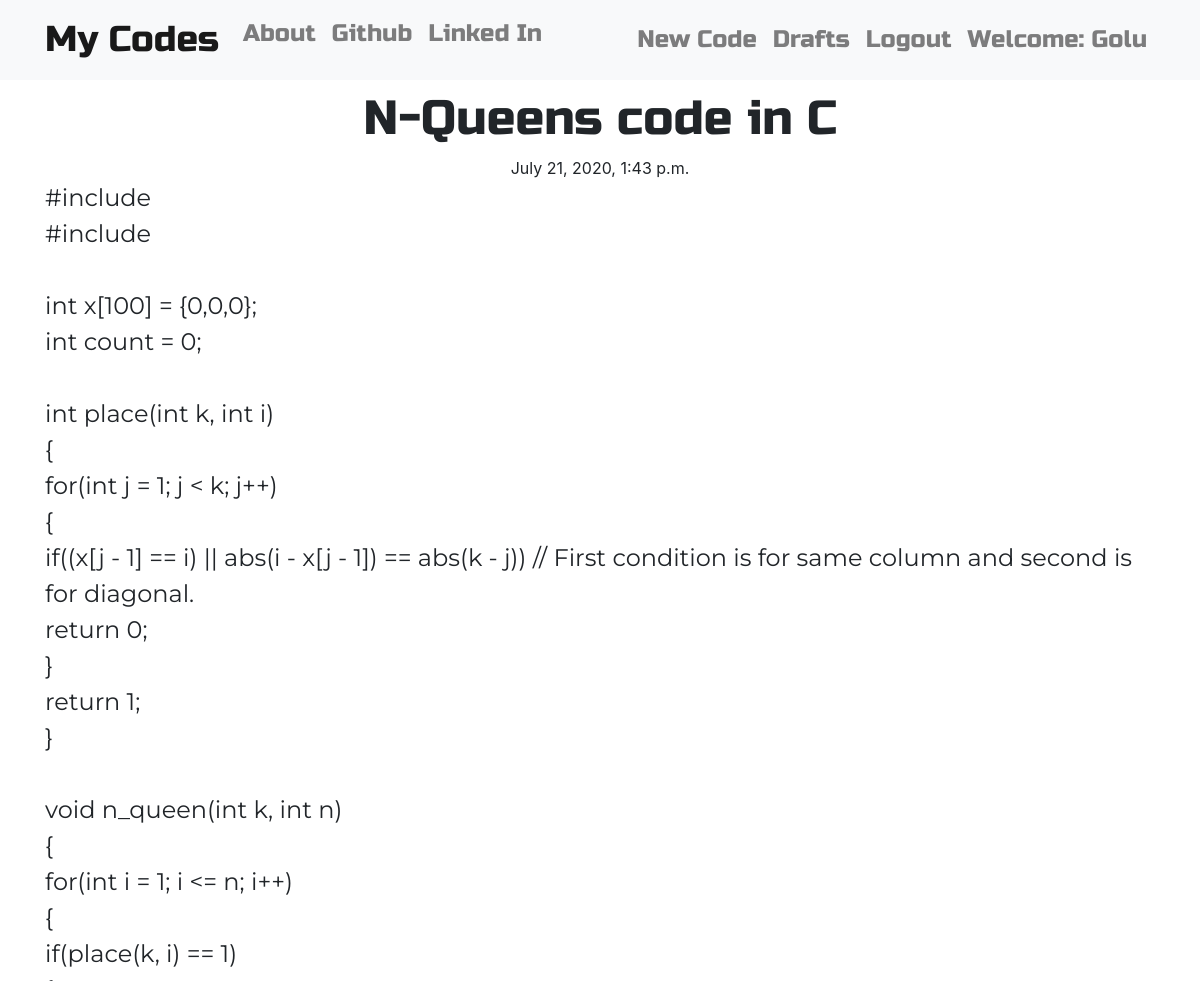
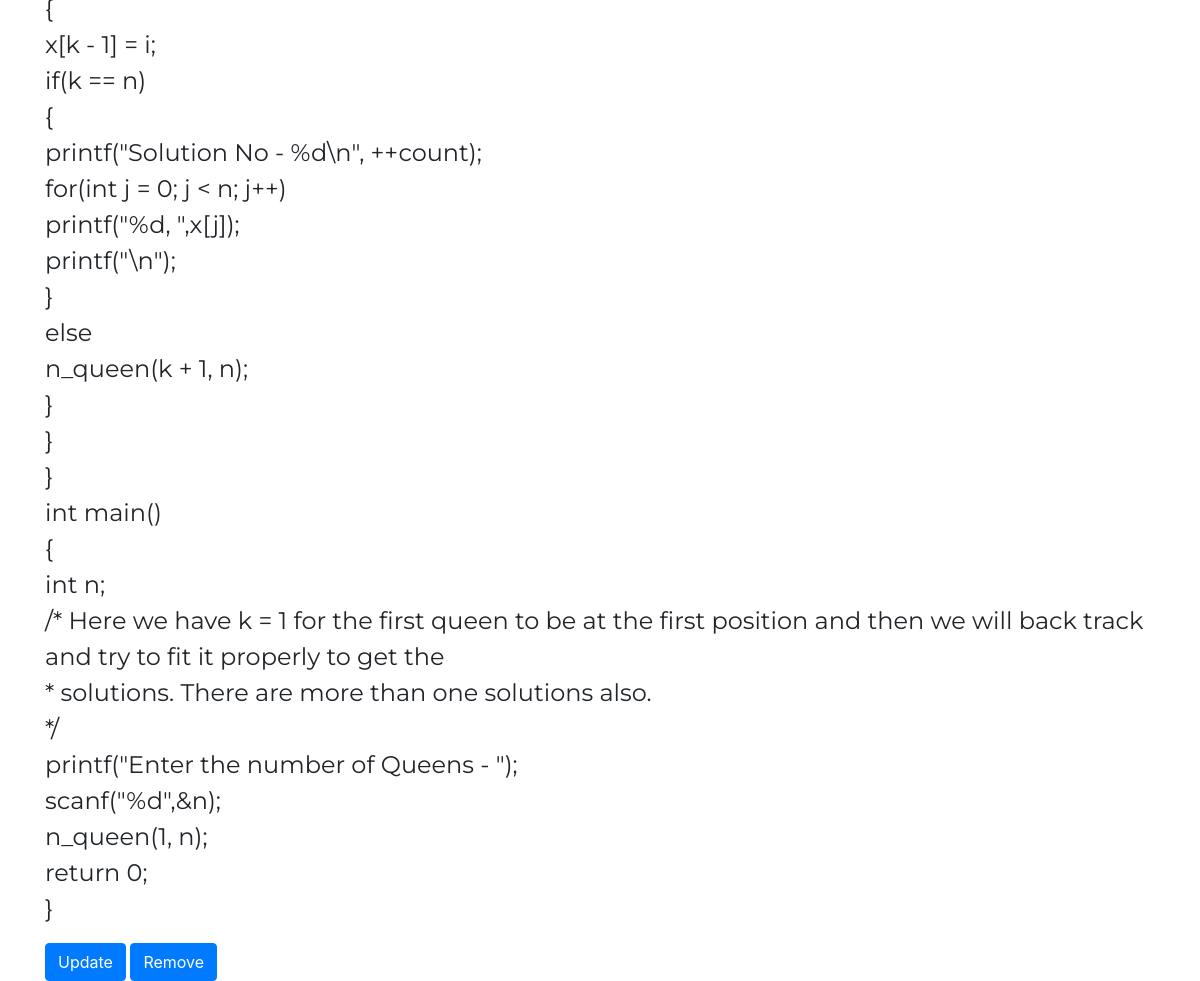
/code/6/ (signed in), run on the app's committed database (2 pictures, top to bottom).
### basic/models.py (models this page shows, shortened)
class codes(models.Model):
    author = models.ForeignKey('auth.User', on_delete=models.CASCADE)
    title = models.CharField(max_length=50)
    text = models.TextField()
    created_date = models.DateTimeField(default=timezone.now)
    published_date = models.DateTimeField(blank=True, null=True)

### basic/views.py (the view)
# urls.py: path('code/<int:pk>/', views.CodeDetailView.as_view(), name='code_detail'),
class CodeDetailView(DetailView):
    model = codes

### basic/templates/basic/codes_detail.html
{% extends "basic/base.html" %}
{% block content %}
    <h1 class="codetitle loader">{{ codes.title }}</h1>
    {% if codes.published_date %}
        <div class="date codedate">
            {{ codes.published_date }}
        </div>
    {% else %}
        <a class="btn btn-success" href="{% url 'code_publish' pk=codes.pk %}">Publish</a>
    {% endif %}
    <p class="codecontent">{{ codes.text|safe|linebreaksbr }}</p>
    {% if user.is_authenticated %}
        <a class="btn btn-primary" href="{% url 'code_edit' pk=codes.pk %}">
            <span class="glyphicon glyphicon-pencil">Update</span>
        </a>
        <a class="btn btn-primary" href="{% url 'code_remove' pk=codes.pk %}">
            <span class="glyphicon glyphicon-trash">Remove</span>
        </a>
    {% endif %}
{% endblock %}

### basic/templates/basic/base.html (shortened to what this page needs)
<!DOCTYPE html>
{% load static %}
<html lang="en">
<head>
    <link rel="stylesheet" href="https://stackpath.bootstrapcdn.com/bootstrap/4.5.0/css/bootstrap.min.css">
    <link rel="stylesheet" href="{% static 'css/master.css' %}">
</head>
<body class="loader">
    <nav class="navbar navbar-expand-lg navbar-light bg-light techfont">
        <div class="container collapse navbar-collapse" id="navbarSupportedContent">
            <ul class="navbar-nav mr-auto">
                <li class="nav-item">
                    <a class="navbar-brand bigbrand" href="{% url 'code_list' %}">My Codes</a>
                </li>
                <li class="nav-item">
                    <a class="nav-link" href="{% url 'about' %}">About</a>
                </li>
                <li class="nav-item">
                    <a class="nav-link" href="https://github.com/badri7489">Github</a>
                </li>
                <li class="nav-item">
                    <a class="nav-link" href="https://www.linkedin.com/">Linked In</a>
                </li>
            </ul>
            <ul class="navbar-nav navbar-right">
                {% if user.is_authenticated %}
                    <li class="nav-item">
                        <a class="nav-link" href="{% url 'code_new' %}">New Code</a>
                    </li>
                    <li class="nav-item">
                        <a class="nav-link" href="{% url 'code_draft_list' %}">Drafts</a>
                    </li>
                    <li class="nav-item">
                        <a class="nav-link" href="{% url 'logout' %}">Logout</a>
                    </li>
                    <li class="nav-item">
                        <a class="nav-link">Welcome: {{ user.username }}</a>
                    </li>
                {% else %}
                    <li class="nav-item">
                        <a class="nav-link" href="{% url 'login' %}">Login</a>
                    </li>
                {% endif %}
            </ul>
        </div>
    </nav>
    <div class="container">
        {% block content %}
        {% endblock %}
    </div>
</body>
</html>

### basic/static/css/master.css (style rules this page uses)
.techfont { font-family: 'Russo One', sans-serif; font-size: 1.5em; margin-bottom: 10px; }
.bigbrand { font-size: 1.5em; }
.codedate { text-align: center; }
.codetitle { font-family: 'Russo One', sans-serif; font-size: 3em; text-align: center; }
.codecontent { font-family: Montserrat; font-size: 1.5em; }
.loader { filter:hue-rotate(0deg); color:linear-gradient(45deg,#0f8,#08f); animation:hue 10000ms infinite linear; }

### data on the page
codes: title "N-Queens code in C", published_date "July 21, 2020, 1:43 p.m.", text "#include #include int x[100] = {0,0,0}; int count = 0; int place(int k, int i) { for(int j = 1; j < k; j++) { if((x[j - 1] == i) || abs(i - x[j - 1]) == abs(k - j)) // First condition is for same column and second is for diagonal. return 0; } return 1; } void n_queen(int k, int n) { for(int i = 1; i <= n; i++) { if(place(k, i) == 1) { x[k - 1] = i; if(k == n) { printf(\"Solution No - %d\\n\", ++count); for(int j = 0; j < n; j++) printf(\"%d, \",x[j]); printf(\"\\n\"); } else n_queen(k + 1, n); } } } int main() { int n; /* Here we have k = 1 for the first queen to be at the first position and then we will back track and try to fit it properly to get the * solutions. There are more than one solutions…"

### other printed values
{{ user.username }} "Golu"
